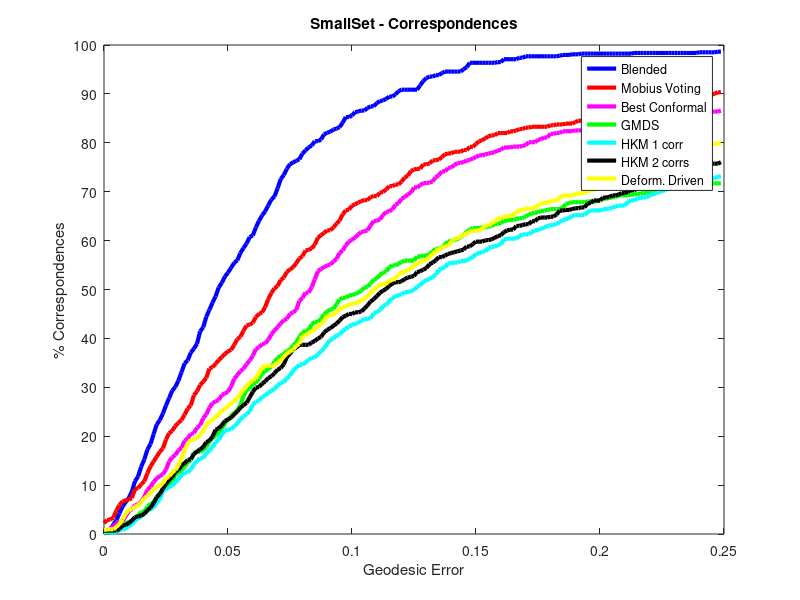
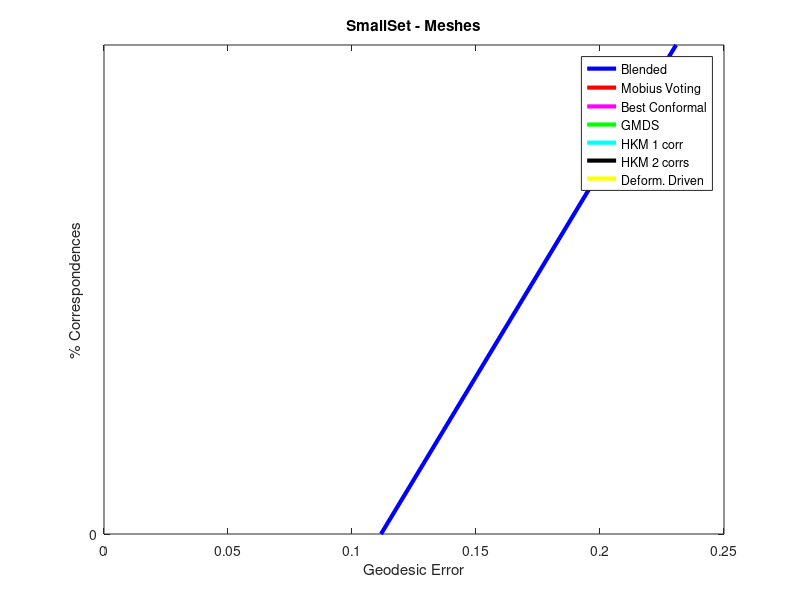
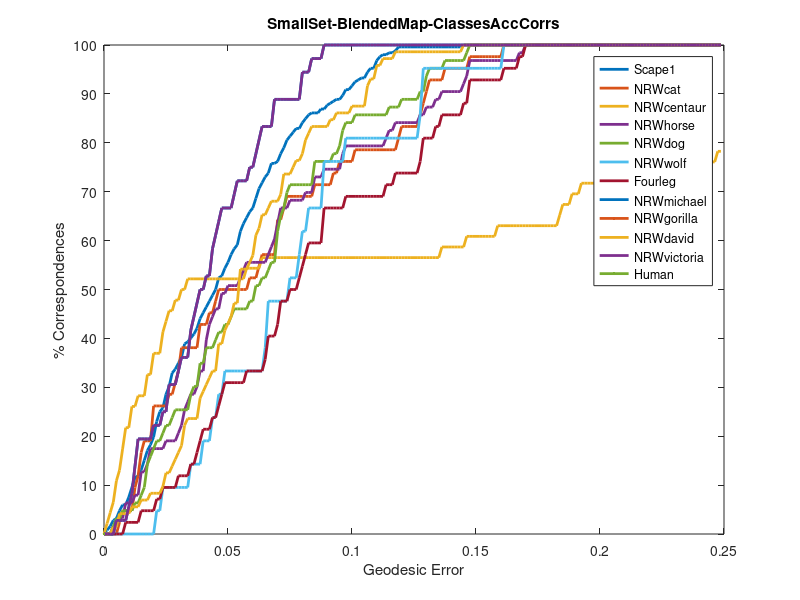
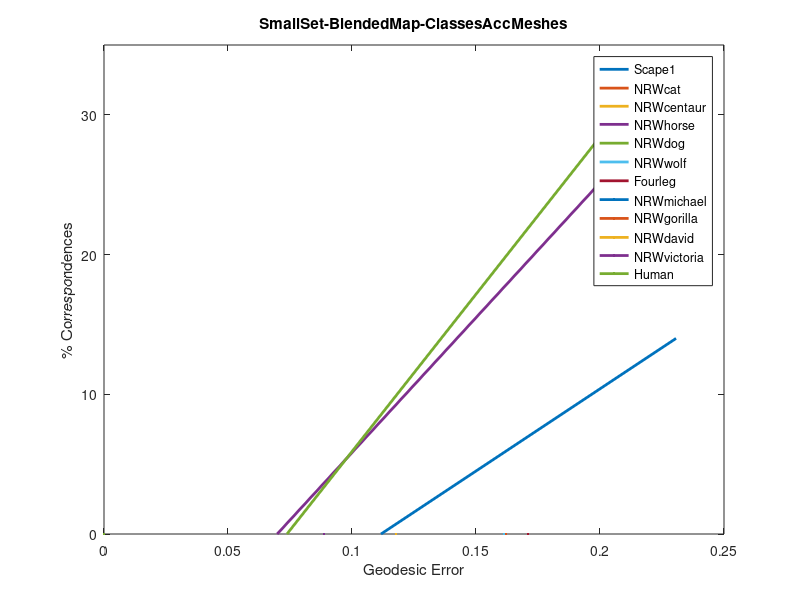

Here is the MATLAB script that generated these plots, in order:
figT1 = figure('Position', [0 0 1100 600]);
plot([0 0.00125 0.0025 0.00375 0.005 0.00625 0.0075 0.00875 0.01 0.01125 0.0125 0.01375 0.015 0.01625 0.0175 0.01875 0.02 0.02125 0.0225 0.02375 0.025 0.02625 0.0275 0.02875 0.03 0.03125 0.0325 0.03375 0.035 0.03625 0.0375 0.03875 0.04 0.04125 0.0425 0.04375 0.045 0.04625 0.0475 0.04875 0.05 0.05125 0.0525 0.05375 0.055 0.05625 0.0575 0.05875 0.06 0.06125 0.0625 0.06375 0.065 0.06625 0.0675 0.06875 0.07 0.07125 0.0725 0.07375 0.075 0.07625 0.0775 0.07875 0.08 0.08125 0.0825 0.08375 0.085 0.08625 0.0875 0.08875 0.09 0.09125 0.0925 0.09375 0.095 0.09625 0.0975 0.09875 0.1 0.10125 0.1025 0.10375 0.105 0.10625 0.1075 0.10875 0.11 0.11125 0.1125 0.11375 0.115 0.11625 0.1175 0.11875 0.12 0.12125 0.1225 0.12375 0.125 0.12625 0.1275 0.12875 0.13 0.13125 0.1325 0.13375 0.135 0.13625 0.1375 0.13875 0.14 0.14125 0.1425 0.14375 0.145 0.14625 0.1475 0.14875 0.15 0.15125 0.1525 0.15375 0.155 0.15625 0.1575 0.15875 0.16 0.16125 0.1625 0.16375 0.165 0.16625 0.1675 0.16875 0.17 0.17125 0.1725 0.17375 0.175 0.17625 0.1775 0.17875 0.18 0.18125 0.1825 0.18375 0.185 0.18625 0.1875 0.18875 0.19 0.19125 0.1925 0.19375 0.195 0.19625 0.1975 0.19875 0.2 0.20125 0.2025 0.20375 0.205 0.20625 0.2075 0.20875 0.21 0.21125 0.2125 0.21375 0.215 0.21625 0.2175 0.21875 0.22 0.22125 0.2225 0.22375 0.225 0.22625 0.2275 0.22875 0.23 0.23125 0.2325 0.23375 0.235 0.23625 0.2375 0.23875 0.24 0.24125 0.2425 0.24375 0.245 0.24625 0.2475 0.24875 ], [0.173611 0.483092 0.966184 1.92051 2.83709 4.26264 5.65045 6.51743 7.38548 8.69889 10.807 11.7613 13.7703 15.2336 17.2662 18.3823 20.4149 22.3991 23.2671 24.6549 26.3037 27.7789 29.2918 30.0725 31.3621 33.0853 34.8958 35.5029 37.0902 37.9087 38.9008 41.4305 42.249 44.4315 45.8452 47.3085 48.5982 50.4087 51.3511 52.6408 53.4593 54.4513 55.4434 55.9642 57.4771 58.4692 59.4235 60.7132 61.0604 62.6973 64.0366 65.1646 65.983 67.2231 68.3888 69.0336 70.6953 72.5802 73.3987 74.6884 75.6308 75.978 76.3253 76.6229 77.7886 78.4334 79.0782 79.4255 80.3183 80.3183 80.6655 81.732 82.0792 82.2528 82.7241 82.8977 83.1953 84.1378 85.2538 85.2538 85.6011 86.2459 86.4195 86.5931 86.5931 87.114 87.4612 87.4612 88.1556 88.5028 88.6765 88.9741 89.4453 89.4453 89.9165 90.5614 90.859 90.859 90.859 90.859 90.859 90.859 91.7519 92.6447 93.2399 93.5376 93.5376 93.8352 93.8352 94.2687 94.5663 94.5663 94.5663 94.5663 94.5663 94.5663 95.0375 95.471 96.3639 96.3639 96.3639 96.3639 96.3639 96.3639 96.3639 96.3639 96.3639 96.4997 96.4997 97.095 97.095 97.095 97.095 97.095 97.3926 97.3926 97.6902 97.6902 97.6902 97.6902 97.6902 97.6902 97.6902 97.6902 97.6902 97.6902 97.6902 97.8261 97.962 97.962 97.962 98.0978 98.0978 98.0978 98.2337 98.2337 98.2337 98.2337 98.2337 98.2337 98.2337 98.2337 98.2337 98.2337 98.2337 98.2337 98.2337 98.2337 98.2337 98.2337 98.2337 98.3696 98.3696 98.3696 98.3696 98.3696 98.3696 98.3696 98.3696 98.3696 98.3696 98.3696 98.3696 98.3696 98.3696 98.3696 98.3696 98.3696 98.3696 98.3696 98.3696 98.3696 98.5054 98.5054 98.5054 98.5054 98.5054 98.5054 98.6413 98.6413 ], '-b', 'LineWidth', 3);
hold all;
plot([0 0.00125 0.0025 0.00375 0.005 0.00625 0.0075 0.00875 0.01 0.01125 0.0125 0.01375 0.015 0.01625 0.0175 0.01875 0.02 0.02125 0.0225 0.02375 0.025 0.02625 0.0275 0.02875 0.03 0.03125 0.0325 0.03375 0.035 0.03625 0.0375 0.03875 0.04 0.04125 0.0425 0.04375 0.045 0.04625 0.0475 0.04875 0.05 0.05125 0.0525 0.05375 0.055 0.05625 0.0575 0.05875 0.06 0.06125 0.0625 0.06375 0.065 0.06625 0.0675 0.06875 0.07 0.07125 0.0725 0.07375 0.075 0.07625 0.0775 0.07875 0.08 0.08125 0.0825 0.08375 0.085 0.08625 0.0875 0.08875 0.09 0.09125 0.0925 0.09375 0.095 0.09625 0.0975 0.09875 0.1 0.10125 0.1025 0.10375 0.105 0.10625 0.1075 0.10875 0.11 0.11125 0.1125 0.11375 0.115 0.11625 0.1175 0.11875 0.12 0.12125 0.1225 0.12375 0.125 0.12625 0.1275 0.12875 0.13 0.13125 0.1325 0.13375 0.135 0.13625 0.1375 0.13875 0.14 0.14125 0.1425 0.14375 0.145 0.14625 0.1475 0.14875 0.15 0.15125 0.1525 0.15375 0.155 0.15625 0.1575 0.15875 0.16 0.16125 0.1625 0.16375 0.165 0.16625 0.1675 0.16875 0.17 0.17125 0.1725 0.17375 0.175 0.17625 0.1775 0.17875 0.18 0.18125 0.1825 0.18375 0.185 0.18625 0.1875 0.18875 0.19 0.19125 0.1925 0.19375 0.195 0.19625 0.1975 0.19875 0.2 0.20125 0.2025 0.20375 0.205 0.20625 0.2075 0.20875 0.21 0.21125 0.2125 0.21375 0.215 0.21625 0.2175 0.21875 0.22 0.22125 0.2225 0.22375 0.225 0.22625 0.2275 0.22875 0.23 0.23125 0.2325 0.23375 0.235 0.23625 0.2375 0.23875 0.24 0.24125 0.2425 0.24375 0.245 0.24625 0.2475 0.24875 ], [2.22999 2.83709 2.97296 3.32018 4.79533 5.92327 6.69212 6.86573 7.03934 7.34882 9.196 9.36961 10.1622 10.7811 12.4418 13.8296 14.8216 15.8256 16.8295 17.4862 19.3215 20.6112 21.0824 22.0745 22.7193 23.3264 24.3929 25.6448 26.3015 28.3719 29.1904 30.4423 31.1476 31.9283 33.8251 34.1345 34.7912 35.5719 36.179 36.8239 37.3447 37.6542 38.6463 39.8615 40.3328 41.5729 42.6512 42.8248 43.172 44.4121 45.0073 45.3168 46.4329 48.0687 49.2829 50.2372 50.7085 51.9485 52.4198 53.6221 54.0933 54.5646 55.383 56.3255 56.7967 57.9624 58.0983 58.4077 59.1766 60.5903 61.1111 61.5823 62.1032 62.1032 62.6984 63.4673 64.1121 65.4018 66.1706 66.3442 67.1131 67.4603 67.7579 68.1052 68.2788 68.2788 68.9236 69.0972 69.0972 69.7917 69.9653 70.4365 71.131 71.131 71.4782 71.4782 72.0734 72.8919 73.2391 74.2312 74.5288 74.7024 74.7024 75.5952 75.5952 75.7688 76.4137 76.4137 76.5873 77.0585 77.6538 77.8274 77.8274 78.1746 78.1746 78.1746 78.5218 78.5218 79.1667 79.1667 79.8115 80.2827 80.5804 80.878 81.3492 81.5228 81.5228 81.994 81.994 81.994 81.994 82.3413 82.3413 82.5149 82.8125 82.8125 83.1101 83.1101 83.2837 83.2837 83.2837 83.2837 83.2837 83.2837 83.5813 83.5813 83.755 83.755 83.755 83.9286 83.9286 83.9286 84.2262 84.5238 84.5238 84.8214 85.1687 85.6399 85.6399 85.8135 85.8135 86.4583 86.4583 86.4583 86.6319 86.6319 86.6319 86.6319 86.6319 87.2768 87.2768 87.2768 87.5744 87.5744 87.5744 87.5744 87.9216 87.9216 87.9216 87.9216 87.9216 88.0952 88.0952 88.3929 88.5665 88.5665 88.5665 88.5665 88.5665 88.7401 88.7401 88.9137 89.0873 89.0873 89.2609 89.5585 89.8562 90.0298 90.3274 90.3274 ], '-r', 'LineWidth', 3);
hold all;
plot([0 0.00125 0.0025 0.00375 0.005 0.00625 0.0075 0.00875 0.01 0.01125 0.0125 0.01375 0.015 0.01625 0.0175 0.01875 0.02 0.02125 0.0225 0.02375 0.025 0.02625 0.0275 0.02875 0.03 0.03125 0.0325 0.03375 0.035 0.03625 0.0375 0.03875 0.04 0.04125 0.0425 0.04375 0.045 0.04625 0.0475 0.04875 0.05 0.05125 0.0525 0.05375 0.055 0.05625 0.0575 0.05875 0.06 0.06125 0.0625 0.06375 0.065 0.06625 0.0675 0.06875 0.07 0.07125 0.0725 0.07375 0.075 0.07625 0.0775 0.07875 0.08 0.08125 0.0825 0.08375 0.085 0.08625 0.0875 0.08875 0.09 0.09125 0.0925 0.09375 0.095 0.09625 0.0975 0.09875 0.1 0.10125 0.1025 0.10375 0.105 0.10625 0.1075 0.10875 0.11 0.11125 0.1125 0.11375 0.115 0.11625 0.1175 0.11875 0.12 0.12125 0.1225 0.12375 0.125 0.12625 0.1275 0.12875 0.13 0.13125 0.1325 0.13375 0.135 0.13625 0.1375 0.13875 0.14 0.14125 0.1425 0.14375 0.145 0.14625 0.1475 0.14875 0.15 0.15125 0.1525 0.15375 0.155 0.15625 0.1575 0.15875 0.16 0.16125 0.1625 0.16375 0.165 0.16625 0.1675 0.16875 0.17 0.17125 0.1725 0.17375 0.175 0.17625 0.1775 0.17875 0.18 0.18125 0.1825 0.18375 0.185 0.18625 0.1875 0.18875 0.19 0.19125 0.1925 0.19375 0.195 0.19625 0.1975 0.19875 0.2 0.20125 0.2025 0.20375 0.205 0.20625 0.2075 0.20875 0.21 0.21125 0.2125 0.21375 0.215 0.21625 0.2175 0.21875 0.22 0.22125 0.2225 0.22375 0.225 0.22625 0.2275 0.22875 0.23 0.23125 0.2325 0.23375 0.235 0.23625 0.2375 0.23875 0.24 0.24125 0.2425 0.24375 0.245 0.24625 0.2475 0.24875 ], [0.13587 0.271739 1.01471 1.65955 2.13078 2.53839 2.53839 3.65446 4.62064 5.10374 5.88445 6.05806 6.62742 7.61948 9.03317 9.64027 10.6323 11.3872 11.8584 12.2056 13.1599 14.8464 15.6649 16.148 17.1023 17.6231 19.0864 19.5199 20.4624 20.636 21.7521 22.2233 23.6866 24.4673 25.8314 26.7739 27.1211 27.3928 28.4345 28.7321 29.0793 30.1458 31.7331 32.5019 33.3204 33.8035 34.7459 35.4771 36.4195 37.8332 38.1804 38.8253 38.9611 39.73 40.8461 41.6645 42.3094 43.0782 43.6853 44.0325 45.0246 45.3222 45.7934 47.6784 48.1992 49.3649 49.3649 50.4809 52.0682 53.7418 54.2249 54.5721 54.9193 55.093 55.7378 56.2586 57.4728 57.9937 59.0353 59.8042 60.1514 60.6226 61.2675 61.7387 61.9123 62.0859 63.078 64.0323 64.0323 64.3299 65.2346 65.8299 66.0035 66.3507 67.3428 67.6404 68.5829 68.8805 69.4876 69.7852 70.8517 70.8517 71.3229 71.7941 71.7941 71.7941 72.1413 72.9102 73.3814 74.1503 74.1503 74.807 74.9806 75.4141 75.8853 75.8853 76.0589 76.3684 76.5043 76.8019 77.0995 77.4467 77.4467 77.6203 77.794 77.9298 78.1034 78.4011 78.5747 79.0459 79.0459 79.0459 79.2195 79.2195 79.2195 79.3554 79.529 80.1242 80.1242 80.1242 80.5955 80.7691 81.0785 81.0785 81.8474 81.8474 82.021 82.021 82.3682 82.3682 82.3682 82.3682 82.5418 82.5418 82.5418 82.7155 82.7155 82.8891 82.8891 82.8891 82.8891 82.8891 83.0627 83.0627 83.4099 83.4099 83.4099 83.4099 83.4099 83.5835 83.9307 84.2283 84.2283 84.526 84.6996 84.6996 84.6996 84.6996 84.6996 84.8732 84.8732 84.8732 84.8732 84.8732 84.8732 84.8732 84.8732 84.8732 85.3444 85.518 85.6916 85.6916 86.0389 86.0389 86.2125 86.3861 86.3861 86.3861 86.3861 86.5597 ], '-m', 'LineWidth', 3);
hold all;
plot([0 0.00125 0.0025 0.00375 0.005 0.00625 0.0075 0.00875 0.01 0.01125 0.0125 0.01375 0.015 0.01625 0.0175 0.01875 0.02 0.02125 0.0225 0.02375 0.025 0.02625 0.0275 0.02875 0.03 0.03125 0.0325 0.03375 0.035 0.03625 0.0375 0.03875 0.04 0.04125 0.0425 0.04375 0.045 0.04625 0.0475 0.04875 0.05 0.05125 0.0525 0.05375 0.055 0.05625 0.0575 0.05875 0.06 0.06125 0.0625 0.06375 0.065 0.06625 0.0675 0.06875 0.07 0.07125 0.0725 0.07375 0.075 0.07625 0.0775 0.07875 0.08 0.08125 0.0825 0.08375 0.085 0.08625 0.0875 0.08875 0.09 0.09125 0.0925 0.09375 0.095 0.09625 0.0975 0.09875 0.1 0.10125 0.1025 0.10375 0.105 0.10625 0.1075 0.10875 0.11 0.11125 0.1125 0.11375 0.115 0.11625 0.1175 0.11875 0.12 0.12125 0.1225 0.12375 0.125 0.12625 0.1275 0.12875 0.13 0.13125 0.1325 0.13375 0.135 0.13625 0.1375 0.13875 0.14 0.14125 0.1425 0.14375 0.145 0.14625 0.1475 0.14875 0.15 0.15125 0.1525 0.15375 0.155 0.15625 0.1575 0.15875 0.16 0.16125 0.1625 0.16375 0.165 0.16625 0.1675 0.16875 0.17 0.17125 0.1725 0.17375 0.175 0.17625 0.1775 0.17875 0.18 0.18125 0.1825 0.18375 0.185 0.18625 0.1875 0.18875 0.19 0.19125 0.1925 0.19375 0.195 0.19625 0.1975 0.19875 0.2 0.20125 0.2025 0.20375 0.205 0.20625 0.2075 0.20875 0.21 0.21125 0.2125 0.21375 0.215 0.21625 0.2175 0.21875 0.22 0.22125 0.2225 0.22375 0.225 0.22625 0.2275 0.22875 0.23 0.23125 0.2325 0.23375 0.235 0.23625 0.2375 0.23875 0.24 0.24125 0.2425 0.24375 0.245 0.24625 0.2475 0.24875 ], [0.347222 0.347222 0.347222 0.644841 0.818452 1.16567 1.5129 2.1696 2.47908 2.65269 3.34714 3.79249 4.5732 4.5732 5.57712 6.15834 6.50556 7.44802 8.40235 8.8477 9.46666 9.94975 10.7186 12.1442 12.4536 13.0489 13.7056 14.6222 15.143 16.6063 16.7799 16.7799 17.2511 17.7342 18.9603 19.6051 20.1259 20.8689 21.5256 22.604 23.3847 24.0414 24.8717 25.1693 26.4212 28.1822 29.5214 29.695 30.6871 30.8607 31.8528 32.7694 33.3646 33.6741 34.3189 35.2355 35.9666 36.4497 36.7592 37.528 37.6639 38.6064 39.0895 40.3414 41.1102 41.6311 41.6311 42.9208 43.392 43.392 43.9872 44.892 45.5368 45.884 46.0576 47.0001 47.9544 48.3016 48.3016 48.8225 48.8225 49.1201 49.2937 49.7649 50.4098 50.5834 51.2282 52.0467 52.2203 52.9891 53.4604 53.634 54.5764 54.9237 54.9237 55.2709 55.6181 55.9157 55.9157 55.9157 55.9157 56.7342 56.7342 56.9078 56.9078 57.2054 57.8006 58.2719 58.4455 58.4455 59.2639 59.7848 59.9584 60.132 60.3056 60.6528 61.1737 61.7808 62.252 62.5496 62.5496 62.5496 62.7232 62.7232 62.8968 62.8968 63.4177 63.4177 63.5913 64.0625 64.0625 64.2361 64.2361 64.4097 64.5833 64.5833 64.9306 65.2778 65.5754 65.749 65.749 66.0962 66.0962 66.2698 66.4435 66.4435 66.4435 66.4435 66.7411 67.5099 67.6835 67.8571 67.8571 67.8571 67.8571 67.8571 68.0308 68.0308 68.0308 68.0308 68.2044 68.5516 68.5516 68.7252 68.8988 68.8988 69.246 69.246 69.246 69.246 69.4196 69.4196 69.5933 69.5933 69.7669 69.7669 69.9405 69.9405 70.4117 70.8829 70.8829 71.0565 71.2302 71.2302 71.2302 71.2302 71.2302 71.4038 71.4038 71.4038 71.4038 71.4038 71.7014 71.7014 71.7014 71.7014 71.7014 71.7014 71.7014 71.7014 ], '-g', 'LineWidth', 3);
hold all;
plot([0 0.00125 0.0025 0.00375 0.005 0.00625 0.0075 0.00875 0.01 0.01125 0.0125 0.01375 0.015 0.01625 0.0175 0.01875 0.02 0.02125 0.0225 0.02375 0.025 0.02625 0.0275 0.02875 0.03 0.03125 0.0325 0.03375 0.035 0.03625 0.0375 0.03875 0.04 0.04125 0.0425 0.04375 0.045 0.04625 0.0475 0.04875 0.05 0.05125 0.0525 0.05375 0.055 0.05625 0.0575 0.05875 0.06 0.06125 0.0625 0.06375 0.065 0.06625 0.0675 0.06875 0.07 0.07125 0.0725 0.07375 0.075 0.07625 0.0775 0.07875 0.08 0.08125 0.0825 0.08375 0.085 0.08625 0.0875 0.08875 0.09 0.09125 0.0925 0.09375 0.095 0.09625 0.0975 0.09875 0.1 0.10125 0.1025 0.10375 0.105 0.10625 0.1075 0.10875 0.11 0.11125 0.1125 0.11375 0.115 0.11625 0.1175 0.11875 0.12 0.12125 0.1225 0.12375 0.125 0.12625 0.1275 0.12875 0.13 0.13125 0.1325 0.13375 0.135 0.13625 0.1375 0.13875 0.14 0.14125 0.1425 0.14375 0.145 0.14625 0.1475 0.14875 0.15 0.15125 0.1525 0.15375 0.155 0.15625 0.1575 0.15875 0.16 0.16125 0.1625 0.16375 0.165 0.16625 0.1675 0.16875 0.17 0.17125 0.1725 0.17375 0.175 0.17625 0.1775 0.17875 0.18 0.18125 0.1825 0.18375 0.185 0.18625 0.1875 0.18875 0.19 0.19125 0.1925 0.19375 0.195 0.19625 0.1975 0.19875 0.2 0.20125 0.2025 0.20375 0.205 0.20625 0.2075 0.20875 0.21 0.21125 0.2125 0.21375 0.215 0.21625 0.2175 0.21875 0.22 0.22125 0.2225 0.22375 0.225 0.22625 0.2275 0.22875 0.23 0.23125 0.2325 0.23375 0.235 0.23625 0.2375 0.23875 0.24 0.24125 0.2425 0.24375 0.245 0.24625 0.2475 0.24875 ], [0.347222 0.347222 0.347222 0.347222 0.347222 0.868056 0.868056 1.17754 1.52476 2.04559 2.74004 3.21127 3.55849 4.20333 4.82229 5.16951 5.30538 6.48292 6.95415 8.81319 9.16041 9.6435 9.81712 10.6097 11.1305 12.0848 12.5679 12.5679 13.2246 14.2167 15.0093 15.4924 15.4924 16.4844 17.0797 17.7245 18.7651 19.2363 20.3265 21.0954 21.4048 21.4048 22.0119 22.6072 23.5119 24.0327 24.504 25.1229 26.4126 27.0693 27.2429 28.111 28.2469 28.9413 29.2885 29.6357 30.4165 30.8877 31.0613 31.8916 32.3747 33.4908 33.962 34.6068 34.6068 35.0781 35.5989 36.082 36.082 36.7387 37.3339 37.9788 38.9212 39.6901 39.9996 40.6067 40.7803 41.5987 41.8964 42.4172 42.7148 43.062 43.062 43.7069 43.8805 44.0541 44.0541 45.1702 45.3438 45.815 46.5839 46.9311 47.5004 48.2693 48.5669 48.8645 49.0004 49.4716 49.4716 49.6452 49.9547 50.5499 50.8972 51.5916 51.9011 52.1987 52.5459 53.0172 54.0092 54.3565 54.5301 55.2989 55.4725 55.4725 55.4725 55.8197 55.8197 55.9934 56.291 56.6382 57.283 57.4567 57.7543 57.7543 58.5231 58.6967 58.6967 59.168 59.168 60.2344 60.408 60.408 60.408 60.408 60.9289 61.2761 61.2761 61.2761 61.7473 62.0449 62.2186 62.3922 62.6898 62.9874 63.161 63.161 63.4586 63.7563 64.2275 64.3634 64.537 65.0578 65.2314 65.2314 65.2314 65.2314 65.8763 66.1739 66.1739 66.1739 66.1739 66.3475 66.5211 66.5211 66.6947 66.9923 67.1659 67.1659 67.1659 67.9348 68.2324 68.2324 68.5796 68.7532 68.7532 68.9268 69.1005 69.5717 69.5717 70.0429 70.0429 70.3405 70.6382 70.6382 70.6382 70.6382 70.6382 70.8118 71.283 71.4566 71.4566 71.4566 71.4566 71.4566 72.0518 72.3495 72.6471 72.9447 72.9447 73.2423 ], '-c', 'LineWidth', 3);
hold all;
plot([0 0.00125 0.0025 0.00375 0.005 0.00625 0.0075 0.00875 0.01 0.01125 0.0125 0.01375 0.015 0.01625 0.0175 0.01875 0.02 0.02125 0.0225 0.02375 0.025 0.02625 0.0275 0.02875 0.03 0.03125 0.0325 0.03375 0.035 0.03625 0.0375 0.03875 0.04 0.04125 0.0425 0.04375 0.045 0.04625 0.0475 0.04875 0.05 0.05125 0.0525 0.05375 0.055 0.05625 0.0575 0.05875 0.06 0.06125 0.0625 0.06375 0.065 0.06625 0.0675 0.06875 0.07 0.07125 0.0725 0.07375 0.075 0.07625 0.0775 0.07875 0.08 0.08125 0.0825 0.08375 0.085 0.08625 0.0875 0.08875 0.09 0.09125 0.0925 0.09375 0.095 0.09625 0.0975 0.09875 0.1 0.10125 0.1025 0.10375 0.105 0.10625 0.1075 0.10875 0.11 0.11125 0.1125 0.11375 0.115 0.11625 0.1175 0.11875 0.12 0.12125 0.1225 0.12375 0.125 0.12625 0.1275 0.12875 0.13 0.13125 0.1325 0.13375 0.135 0.13625 0.1375 0.13875 0.14 0.14125 0.1425 0.14375 0.145 0.14625 0.1475 0.14875 0.15 0.15125 0.1525 0.15375 0.155 0.15625 0.1575 0.15875 0.16 0.16125 0.1625 0.16375 0.165 0.16625 0.1675 0.16875 0.17 0.17125 0.1725 0.17375 0.175 0.17625 0.1775 0.17875 0.18 0.18125 0.1825 0.18375 0.185 0.18625 0.1875 0.18875 0.19 0.19125 0.1925 0.19375 0.195 0.19625 0.1975 0.19875 0.2 0.20125 0.2025 0.20375 0.205 0.20625 0.2075 0.20875 0.21 0.21125 0.2125 0.21375 0.215 0.21625 0.2175 0.21875 0.22 0.22125 0.2225 0.22375 0.225 0.22625 0.2275 0.22875 0.23 0.23125 0.2325 0.23375 0.235 0.23625 0.2375 0.23875 0.24 0.24125 0.2425 0.24375 0.245 0.24625 0.2475 0.24875 ], [0.694444 0.694444 0.694444 0.694444 0.694444 1.04167 1.73611 1.87198 2.2192 2.74004 3.43448 3.60809 3.7817 4.12893 4.87189 5.39273 6.30931 7.52351 8.16835 9.30814 10.1762 11.1305 11.6018 12.7415 13.0888 14.0053 14.4884 15.1333 15.2692 16.3852 16.8306 17.3137 17.7849 18.777 19.1242 19.893 21.3186 21.6162 22.2352 23.1032 23.4504 23.7977 24.4544 25.0496 25.8303 26.3511 26.8224 27.9503 29.0782 29.9086 30.0822 30.727 31.2101 31.9045 32.2518 32.8966 33.5911 33.9383 34.719 36.1941 36.8508 37.7933 38.0909 38.6862 38.6862 38.6862 38.6862 39.1693 39.4669 39.9877 40.2853 41.2278 41.7486 42.0958 42.5789 43.0124 43.6573 44.3517 44.6493 44.9965 44.9965 45.3438 45.3438 45.5174 46.1126 46.7575 47.5382 48.0094 48.6542 49.2991 49.7703 50.1175 50.7246 51.1959 51.4935 51.4935 51.6671 52.1383 52.4359 52.6096 52.7832 53.552 53.7256 54.0729 54.3823 55.1512 55.4984 55.9696 56.6263 56.6263 56.9358 57.283 57.4567 57.6303 57.8039 57.9775 58.1511 58.7959 58.7959 59.3168 59.788 59.788 59.788 60.0856 60.0856 60.2592 60.5568 60.9041 61.0777 61.7225 62.0697 62.2434 62.2434 63.0122 63.0122 63.1858 63.3594 63.3594 63.9547 63.9547 64.5499 64.7235 64.7235 64.7235 64.8971 64.8971 65.3684 66.1372 66.1372 66.2731 66.2731 66.4467 66.6203 66.6203 66.7939 66.7939 67.5628 67.7364 68.2076 68.2076 68.2076 68.8028 68.8028 68.9387 69.2363 69.2363 69.4099 69.7076 69.7076 70.0052 70.3028 70.3028 70.6004 71.0716 71.0716 71.5429 71.8405 72.1381 72.7334 72.7334 72.7334 73.3782 73.3782 73.3782 73.3782 73.3782 73.5518 73.7254 74.1966 74.1966 74.1966 74.1966 74.1966 74.1966 74.4943 75.3871 75.7343 75.7343 75.7343 76.032 ], '-k', 'LineWidth', 3);
hold all;
plot([0 0.00125 0.0025 0.00375 0.005 0.00625 0.0075 0.00875 0.01 0.01125 0.0125 0.01375 0.015 0.01625 0.0175 0.01875 0.02 0.02125 0.0225 0.02375 0.025 0.02625 0.0275 0.02875 0.03 0.03125 0.0325 0.03375 0.035 0.03625 0.0375 0.03875 0.04 0.04125 0.0425 0.04375 0.045 0.04625 0.0475 0.04875 0.05 0.05125 0.0525 0.05375 0.055 0.05625 0.0575 0.05875 0.06 0.06125 0.0625 0.06375 0.065 0.06625 0.0675 0.06875 0.07 0.07125 0.0725 0.07375 0.075 0.07625 0.0775 0.07875 0.08 0.08125 0.0825 0.08375 0.085 0.08625 0.0875 0.08875 0.09 0.09125 0.0925 0.09375 0.095 0.09625 0.0975 0.09875 0.1 0.10125 0.1025 0.10375 0.105 0.10625 0.1075 0.10875 0.11 0.11125 0.1125 0.11375 0.115 0.11625 0.1175 0.11875 0.12 0.12125 0.1225 0.12375 0.125 0.12625 0.1275 0.12875 0.13 0.13125 0.1325 0.13375 0.135 0.13625 0.1375 0.13875 0.14 0.14125 0.1425 0.14375 0.145 0.14625 0.1475 0.14875 0.15 0.15125 0.1525 0.15375 0.155 0.15625 0.1575 0.15875 0.16 0.16125 0.1625 0.16375 0.165 0.16625 0.1675 0.16875 0.17 0.17125 0.1725 0.17375 0.175 0.17625 0.1775 0.17875 0.18 0.18125 0.1825 0.18375 0.185 0.18625 0.1875 0.18875 0.19 0.19125 0.1925 0.19375 0.195 0.19625 0.1975 0.19875 0.2 0.20125 0.2025 0.20375 0.205 0.20625 0.2075 0.20875 0.21 0.21125 0.2125 0.21375 0.215 0.21625 0.2175 0.21875 0.22 0.22125 0.2225 0.22375 0.225 0.22625 0.2275 0.22875 0.23 0.23125 0.2325 0.23375 0.235 0.23625 0.2375 0.23875 0.24 0.24125 0.2425 0.24375 0.245 0.24625 0.2475 0.24875 ], [0.780711 0.954322 0.954322 0.954322 1.42555 2.03265 2.97511 4.18931 4.79641 5.26764 5.44125 5.91248 6.43332 7.3499 7.69712 8.56517 9.0364 9.68125 9.85486 10.3261 11.4422 11.7894 12.5701 13.0909 14.0334 15.4471 17.1088 18.4729 19.2536 19.4272 19.6008 20.3697 21.0641 22.316 23.0849 23.3944 23.8656 24.5104 25.2049 25.5025 26.1969 26.6682 27.2375 27.8446 28.6631 29.4319 30.3 30.9448 31.5519 31.7255 32.9397 34.0558 34.403 34.403 34.403 34.403 35.1341 35.4814 36.2621 36.9069 37.3404 37.6876 38.5179 38.8652 40.5506 40.5506 41.12 41.4176 41.8888 42.4959 42.9671 43.5742 44.6903 44.6903 44.8639 45.3847 45.9918 46.3013 46.6486 46.8222 47.1198 47.1198 47.4293 47.7765 48.0741 48.5949 49.3756 49.8587 50.5154 50.9985 50.9985 51.1721 51.817 51.9906 52.1642 53.1185 53.428 53.7256 53.8992 54.4201 54.9032 55.2504 55.548 56.0192 56.0192 56.6641 57.3089 57.6561 58.4369 58.4369 58.9081 58.9081 59.7265 60.3714 60.545 60.7186 61.2394 61.413 61.8465 62.0201 62.0201 62.0201 62.4914 63.0866 63.0866 63.5578 63.8555 64.4507 64.7483 64.7483 65.0459 65.0459 65.2195 65.914 66.2116 66.2116 66.5588 66.5588 66.5588 66.7324 67.2037 67.6749 67.6749 67.6749 68.1461 68.1461 68.1461 68.8772 69.2245 69.2245 69.2245 69.2245 69.5717 69.5717 69.7453 69.7453 70.0429 70.3405 70.3405 70.5141 71.4566 71.6302 71.9774 72.6223 72.6223 72.9199 73.2175 73.9864 74.4576 75.0528 75.2264 75.2264 75.9953 76.2929 76.2929 76.2929 76.4665 76.9378 76.9378 77.2354 77.2354 77.2354 77.5826 77.8802 78.3514 78.3514 78.3514 78.3514 78.3514 78.8227 79.1203 79.2939 79.4675 79.6411 79.6411 79.6411 79.6411 79.8147 79.8147 79.9884 ], '-y', 'LineWidth', 3);
hold all;
xlabel('Geodesic Error');
ylabel('% Correspondences');
set(gca,'XTick',0:.05:.25);
set(gca,'YTick',0:10:100);
title('SmallSet - Correspondences');
legend('Blended', 'Mobius Voting', 'Best Conformal', 'GMDS', 'HKM 1 corr', 'HKM 2 corrs', 'Deform. Driven');
try
saveas(gcf, 'Results_SmallSet/matlabCTopSmallSet - Correspondences.jpg');
catch exception
	fprintf('[WARNING] Could not save Results_SmallSet/matlabCTopSmallSet - Correspondences\n');
end
figT2 = figure;
plot([0.111704 0.230663 ], [0 6 ], '-b', 'LineWidth', 3);
hold all;
plot([0 ], [0 ], '-r', 'LineWidth', 3);
hold all;
plot([0 ], [0 ], '-m', 'LineWidth', 3);
hold all;
plot([0 ], [0 ], '-g', 'LineWidth', 3);
hold all;
plot([0 ], [0 ], '-c', 'LineWidth', 3);
hold all;
plot([0 ], [0 ], '-k', 'LineWidth', 3);
hold all;
plot([0 ], [0 ], '-y', 'LineWidth', 3);
hold all;
xlabel('Geodesic Error');
ylabel('% Correspondences');
set(gca,'XTick',0:.05:.25);
set(gca,'YTick',0:10:100);
title('SmallSet - Meshes');
legend('Blended', 'Mobius Voting', 'Best Conformal', 'GMDS', 'HKM 1 corr', 'HKM 2 corrs', 'Deform. Driven');
try
saveas(gcf, 'Results_SmallSet/matlabCTopSmallSet - Meshes.jpg');
catch exception
	fprintf('[WARNING] Could not save Results_SmallSet/matlabCTopSmallSet - Meshes\n');
end
figT3 = figure;
plot([0 0.00125 0.0025 0.00375 0.005 0.00625 0.0075 0.00875 0.01 0.01125 0.0125 0.01375 0.015 0.01625 0.0175 0.01875 0.02 0.02125 0.0225 0.02375 0.025 0.02625 0.0275 0.02875 0.03 0.03125 0.0325 0.03375 0.035 0.03625 0.0375 0.03875 0.04 0.04125 0.0425 0.04375 0.045 0.04625 0.0475 0.04875 0.05 0.05125 0.0525 0.05375 0.055 0.05625 0.0575 0.05875 0.06 0.06125 0.0625 0.06375 0.065 0.06625 0.0675 0.06875 0.07 0.07125 0.0725 0.07375 0.075 0.07625 0.0775 0.07875 0.08 0.08125 0.0825 0.08375 0.085 0.08625 0.0875 0.08875 0.09 0.09125 0.0925 0.09375 0.095 0.09625 0.0975 0.09875 0.1 0.10125 0.1025 0.10375 0.105 0.10625 0.1075 0.10875 0.11 0.11125 0.1125 0.11375 0.115 0.11625 0.1175 0.11875 0.12 0.12125 0.1225 0.12375 0.125 0.12625 0.1275 0.12875 0.13 0.13125 0.1325 0.13375 0.135 0.13625 0.1375 0.13875 0.14 0.14125 0.1425 0.14375 0.145 0.14625 0.1475 0.14875 0.15 0.15125 0.1525 0.15375 0.155 0.15625 0.1575 0.15875 0.16 0.16125 0.1625 0.16375 0.165 0.16625 0.1675 0.16875 0.17 0.17125 0.1725 0.17375 0.175 0.17625 0.1775 0.17875 0.18 0.18125 0.1825 0.18375 0.185 0.18625 0.1875 0.18875 0.19 0.19125 0.1925 0.19375 0.195 0.19625 0.1975 0.19875 0.2 0.20125 0.2025 0.20375 0.205 0.20625 0.2075 0.20875 0.21 0.21125 0.2125 0.21375 0.215 0.21625 0.2175 0.21875 0.22 0.22125 0.2225 0.22375 0.225 0.22625 0.2275 0.22875 0.23 0.23125 0.2325 0.23375 0.235 0.23625 0.2375 0.23875 0.24 0.24125 0.2425 0.24375 0.245 0.24625 0.2475 0.24875 ], [0.396825 0.793651 1.5873 2.77778 3.1746 4.7619 5.95238 5.95238 7.53968 9.52381 11.5079 11.9048 13.0952 15.0794 17.0635 18.254 19.8413 23.0159 25 25.7937 28.5714 30.1587 32.9365 33.7302 34.9206 36.1111 38.8889 39.2857 40.0794 40.873 42.0635 44.0476 45.2381 46.4286 47.619 48.8095 50 52.381 52.7778 54.3651 55.5556 57.1429 58.3333 59.127 61.9048 63.4921 64.6825 65.873 66.6667 68.6508 70.6349 71.8254 73.0159 73.8095 75.7937 75.7937 76.1905 77.7778 78.9683 80.5556 81.3492 82.1429 82.9365 82.9365 84.127 84.9206 85.7143 86.1111 86.1111 86.1111 86.9048 86.9048 87.6984 88.0952 88.4921 88.8889 88.8889 89.6825 90.873 90.873 91.6667 92.4603 92.8571 93.254 93.254 94.4444 95.2381 95.2381 96.8254 97.619 98.0159 98.0159 98.4127 98.4127 98.8095 99.6032 99.6032 99.6032 99.6032 99.6032 99.6032 99.6032 99.6032 99.6032 99.6032 99.6032 99.6032 99.6032 99.6032 99.6032 99.6032 99.6032 99.6032 99.6032 99.6032 99.6032 100 100 100 100 100 100 100 100 100 100 100 100 100 100 100 100 100 100 100 100 100 100 100 100 100 100 100 100 100 100 100 100 100 100 100 100 100 100 100 100 100 100 100 100 100 100 100 100 100 100 100 100 100 100 100 100 100 100 100 100 100 100 100 100 100 100 100 100 100 100 100 100 100 100 100 100 100 100 100 100 100 100 100 100 ], 'LineWidth', 2);
hold all;
plot([0 0.00125 0.0025 0.00375 0.005 0.00625 0.0075 0.00875 0.01 0.01125 0.0125 0.01375 0.015 0.01625 0.0175 0.01875 0.02 0.02125 0.0225 0.02375 0.025 0.02625 0.0275 0.02875 0.03 0.03125 0.0325 0.03375 0.035 0.03625 0.0375 0.03875 0.04 0.04125 0.0425 0.04375 0.045 0.04625 0.0475 0.04875 0.05 0.05125 0.0525 0.05375 0.055 0.05625 0.0575 0.05875 0.06 0.06125 0.0625 0.06375 0.065 0.06625 0.0675 0.06875 0.07 0.07125 0.0725 0.07375 0.075 0.07625 0.0775 0.07875 0.08 0.08125 0.0825 0.08375 0.085 0.08625 0.0875 0.08875 0.09 0.09125 0.0925 0.09375 0.095 0.09625 0.0975 0.09875 0.1 0.10125 0.1025 0.10375 0.105 0.10625 0.1075 0.10875 0.11 0.11125 0.1125 0.11375 0.115 0.11625 0.1175 0.11875 0.12 0.12125 0.1225 0.12375 0.125 0.12625 0.1275 0.12875 0.13 0.13125 0.1325 0.13375 0.135 0.13625 0.1375 0.13875 0.14 0.14125 0.1425 0.14375 0.145 0.14625 0.1475 0.14875 0.15 0.15125 0.1525 0.15375 0.155 0.15625 0.1575 0.15875 0.16 0.16125 0.1625 0.16375 0.165 0.16625 0.1675 0.16875 0.17 0.17125 0.1725 0.17375 0.175 0.17625 0.1775 0.17875 0.18 0.18125 0.1825 0.18375 0.185 0.18625 0.1875 0.18875 0.19 0.19125 0.1925 0.19375 0.195 0.19625 0.1975 0.19875 0.2 0.20125 0.2025 0.20375 0.205 0.20625 0.2075 0.20875 0.21 0.21125 0.2125 0.21375 0.215 0.21625 0.2175 0.21875 0.22 0.22125 0.2225 0.22375 0.225 0.22625 0.2275 0.22875 0.23 0.23125 0.2325 0.23375 0.235 0.23625 0.2375 0.23875 0.24 0.24125 0.2425 0.24375 0.245 0.24625 0.2475 0.24875 ], [0 0 0 0 0 2.38095 4.7619 4.7619 4.7619 4.7619 9.52381 11.9048 16.6667 19.0476 19.0476 19.0476 26.1905 26.1905 26.1905 26.1905 26.1905 28.5714 28.5714 30.9524 33.3333 38.0952 38.0952 38.0952 38.0952 38.0952 38.0952 42.8571 42.8571 42.8571 45.2381 45.2381 47.619 50 50 50 50 50 50 50 50 50 50 52.381 52.381 52.381 54.7619 57.1429 57.1429 57.1429 57.1429 57.1429 64.2857 64.2857 66.6667 69.0476 69.0476 69.0476 69.0476 69.0476 69.0476 69.0476 69.0476 69.0476 71.4286 71.4286 71.4286 71.4286 71.4286 71.4286 73.8095 73.8095 76.1905 76.1905 76.1905 76.1905 76.1905 78.5714 78.5714 78.5714 78.5714 78.5714 78.5714 78.5714 78.5714 78.5714 78.5714 78.5714 78.5714 78.5714 78.5714 80.9524 83.3333 83.3333 83.3333 83.3333 83.3333 83.3333 85.7143 88.0952 90.4762 92.8571 92.8571 92.8571 92.8571 92.8571 95.2381 95.2381 95.2381 95.2381 95.2381 95.2381 95.2381 95.2381 97.619 97.619 97.619 97.619 97.619 97.619 97.619 97.619 97.619 97.619 97.619 100 100 100 100 100 100 100 100 100 100 100 100 100 100 100 100 100 100 100 100 100 100 100 100 100 100 100 100 100 100 100 100 100 100 100 100 100 100 100 100 100 100 100 100 100 100 100 100 100 100 100 100 100 100 100 100 100 100 100 100 100 100 100 100 100 100 100 100 100 100 100 ], 'LineWidth', 2);
hold all;
plot([0 0.00125 0.0025 0.00375 0.005 0.00625 0.0075 0.00875 0.01 0.01125 0.0125 0.01375 0.015 0.01625 0.0175 0.01875 0.02 0.02125 0.0225 0.02375 0.025 0.02625 0.0275 0.02875 0.03 0.03125 0.0325 0.03375 0.035 0.03625 0.0375 0.03875 0.04 0.04125 0.0425 0.04375 0.045 0.04625 0.0475 0.04875 0.05 0.05125 0.0525 0.05375 0.055 0.05625 0.0575 0.05875 0.06 0.06125 0.0625 0.06375 0.065 0.06625 0.0675 0.06875 0.07 0.07125 0.0725 0.07375 0.075 0.07625 0.0775 0.07875 0.08 0.08125 0.0825 0.08375 0.085 0.08625 0.0875 0.08875 0.09 0.09125 0.0925 0.09375 0.095 0.09625 0.0975 0.09875 0.1 0.10125 0.1025 0.10375 0.105 0.10625 0.1075 0.10875 0.11 0.11125 0.1125 0.11375 0.115 0.11625 0.1175 0.11875 0.12 0.12125 0.1225 0.12375 0.125 0.12625 0.1275 0.12875 0.13 0.13125 0.1325 0.13375 0.135 0.13625 0.1375 0.13875 0.14 0.14125 0.1425 0.14375 0.145 0.14625 0.1475 0.14875 0.15 0.15125 0.1525 0.15375 0.155 0.15625 0.1575 0.15875 0.16 0.16125 0.1625 0.16375 0.165 0.16625 0.1675 0.16875 0.17 0.17125 0.1725 0.17375 0.175 0.17625 0.1775 0.17875 0.18 0.18125 0.1825 0.18375 0.185 0.18625 0.1875 0.18875 0.19 0.19125 0.1925 0.19375 0.195 0.19625 0.1975 0.19875 0.2 0.20125 0.2025 0.20375 0.205 0.20625 0.2075 0.20875 0.21 0.21125 0.2125 0.21375 0.215 0.21625 0.2175 0.21875 0.22 0.22125 0.2225 0.22375 0.225 0.22625 0.2275 0.22875 0.23 0.23125 0.2325 0.23375 0.235 0.23625 0.2375 0.23875 0.24 0.24125 0.2425 0.24375 0.245 0.24625 0.2475 0.24875 ], [0 2.17391 4.34783 6.52174 10.8696 13.0435 17.3913 21.7391 21.7391 26.087 26.087 28.2609 28.2609 28.2609 32.6087 32.6087 36.9565 36.9565 36.9565 41.3043 43.4783 45.6522 45.6522 47.8261 47.8261 50 50 52.1739 52.1739 52.1739 52.1739 52.1739 52.1739 52.1739 52.1739 52.1739 52.1739 52.1739 52.1739 52.1739 52.1739 52.1739 52.1739 52.1739 52.1739 52.1739 54.3478 54.3478 54.3478 54.3478 54.3478 56.5217 56.5217 56.5217 56.5217 56.5217 56.5217 56.5217 56.5217 56.5217 56.5217 56.5217 56.5217 56.5217 56.5217 56.5217 56.5217 56.5217 56.5217 56.5217 56.5217 56.5217 56.5217 56.5217 56.5217 56.5217 56.5217 56.5217 56.5217 56.5217 56.5217 56.5217 56.5217 56.5217 56.5217 56.5217 56.5217 56.5217 56.5217 56.5217 56.5217 56.5217 56.5217 56.5217 56.5217 56.5217 56.5217 56.5217 56.5217 56.5217 56.5217 56.5217 56.5217 56.5217 56.5217 56.5217 56.5217 56.5217 56.5217 58.6957 58.6957 58.6957 58.6957 58.6957 58.6957 58.6957 58.6957 60.8696 60.8696 60.8696 60.8696 60.8696 60.8696 60.8696 60.8696 60.8696 60.8696 63.0435 63.0435 63.0435 63.0435 63.0435 63.0435 63.0435 63.0435 63.0435 63.0435 63.0435 63.0435 63.0435 63.0435 63.0435 63.0435 63.0435 63.0435 63.0435 63.0435 65.2174 67.3913 67.3913 67.3913 69.5652 69.5652 69.5652 71.7391 71.7391 71.7391 71.7391 71.7391 71.7391 71.7391 71.7391 71.7391 71.7391 71.7391 71.7391 71.7391 71.7391 71.7391 71.7391 71.7391 73.913 73.913 73.913 73.913 73.913 73.913 73.913 73.913 73.913 73.913 73.913 73.913 73.913 73.913 73.913 73.913 73.913 73.913 73.913 73.913 73.913 76.087 76.087 76.087 76.087 76.087 76.087 78.2609 78.2609 ], 'LineWidth', 2);
hold all;
plot([0 0.00125 0.0025 0.00375 0.005 0.00625 0.0075 0.00875 0.01 0.01125 0.0125 0.01375 0.015 0.01625 0.0175 0.01875 0.02 0.02125 0.0225 0.02375 0.025 0.02625 0.0275 0.02875 0.03 0.03125 0.0325 0.03375 0.035 0.03625 0.0375 0.03875 0.04 0.04125 0.0425 0.04375 0.045 0.04625 0.0475 0.04875 0.05 0.05125 0.0525 0.05375 0.055 0.05625 0.0575 0.05875 0.06 0.06125 0.0625 0.06375 0.065 0.06625 0.0675 0.06875 0.07 0.07125 0.0725 0.07375 0.075 0.07625 0.0775 0.07875 0.08 0.08125 0.0825 0.08375 0.085 0.08625 0.0875 0.08875 0.09 0.09125 0.0925 0.09375 0.095 0.09625 0.0975 0.09875 0.1 0.10125 0.1025 0.10375 0.105 0.10625 0.1075 0.10875 0.11 0.11125 0.1125 0.11375 0.115 0.11625 0.1175 0.11875 0.12 0.12125 0.1225 0.12375 0.125 0.12625 0.1275 0.12875 0.13 0.13125 0.1325 0.13375 0.135 0.13625 0.1375 0.13875 0.14 0.14125 0.1425 0.14375 0.145 0.14625 0.1475 0.14875 0.15 0.15125 0.1525 0.15375 0.155 0.15625 0.1575 0.15875 0.16 0.16125 0.1625 0.16375 0.165 0.16625 0.1675 0.16875 0.17 0.17125 0.1725 0.17375 0.175 0.17625 0.1775 0.17875 0.18 0.18125 0.1825 0.18375 0.185 0.18625 0.1875 0.18875 0.19 0.19125 0.1925 0.19375 0.195 0.19625 0.1975 0.19875 0.2 0.20125 0.2025 0.20375 0.205 0.20625 0.2075 0.20875 0.21 0.21125 0.2125 0.21375 0.215 0.21625 0.2175 0.21875 0.22 0.22125 0.2225 0.22375 0.225 0.22625 0.2275 0.22875 0.23 0.23125 0.2325 0.23375 0.235 0.23625 0.2375 0.23875 0.24 0.24125 0.2425 0.24375 0.245 0.24625 0.2475 0.24875 ], [0 0 0 1.5873 1.5873 3.1746 3.1746 6.34921 6.34921 6.34921 7.93651 7.93651 12.6984 12.6984 14.2857 17.4603 17.4603 17.4603 17.4603 17.4603 19.0476 19.0476 19.0476 19.0476 20.6349 22.2222 25.3968 26.9841 28.5714 28.5714 30.1587 33.3333 33.3333 39.6825 42.8571 44.4444 46.0317 46.0317 49.2063 49.2063 50.7937 50.7937 50.7937 50.7937 52.381 53.9683 55.5556 55.5556 55.5556 55.5556 55.5556 55.5556 55.5556 57.1429 58.7302 60.3175 63.4921 66.6667 66.6667 66.6667 68.254 68.254 68.254 68.254 68.254 69.8413 69.8413 69.8413 73.0159 73.0159 73.0159 74.6032 74.6032 74.6032 74.6032 74.6032 74.6032 77.7778 79.3651 79.3651 79.3651 79.3651 79.3651 79.3651 79.3651 79.3651 79.3651 79.3651 79.3651 79.3651 79.3651 80.9524 82.5397 82.5397 84.127 84.127 84.127 84.127 84.127 84.127 84.127 84.127 85.7143 85.7143 87.3016 87.3016 87.3016 88.8889 88.8889 90.4762 90.4762 90.4762 90.4762 90.4762 90.4762 90.4762 92.0635 93.6508 96.8254 96.8254 96.8254 96.8254 96.8254 96.8254 96.8254 96.8254 96.8254 96.8254 96.8254 96.8254 96.8254 96.8254 96.8254 96.8254 98.4127 98.4127 100 100 100 100 100 100 100 100 100 100 100 100 100 100 100 100 100 100 100 100 100 100 100 100 100 100 100 100 100 100 100 100 100 100 100 100 100 100 100 100 100 100 100 100 100 100 100 100 100 100 100 100 100 100 100 100 100 100 100 100 100 100 100 100 ], 'LineWidth', 2);
hold all;
plot([0 0.00125 0.0025 0.00375 0.005 0.00625 0.0075 0.00875 0.01 0.01125 0.0125 0.01375 0.015 0.01625 0.0175 0.01875 0.02 0.02125 0.0225 0.02375 0.025 0.02625 0.0275 0.02875 0.03 0.03125 0.0325 0.03375 0.035 0.03625 0.0375 0.03875 0.04 0.04125 0.0425 0.04375 0.045 0.04625 0.0475 0.04875 0.05 0.05125 0.0525 0.05375 0.055 0.05625 0.0575 0.05875 0.06 0.06125 0.0625 0.06375 0.065 0.06625 0.0675 0.06875 0.07 0.07125 0.0725 0.07375 0.075 0.07625 0.0775 0.07875 0.08 0.08125 0.0825 0.08375 0.085 0.08625 0.0875 0.08875 0.09 0.09125 0.0925 0.09375 0.095 0.09625 0.0975 0.09875 0.1 0.10125 0.1025 0.10375 0.105 0.10625 0.1075 0.10875 0.11 0.11125 0.1125 0.11375 0.115 0.11625 0.1175 0.11875 0.12 0.12125 0.1225 0.12375 0.125 0.12625 0.1275 0.12875 0.13 0.13125 0.1325 0.13375 0.135 0.13625 0.1375 0.13875 0.14 0.14125 0.1425 0.14375 0.145 0.14625 0.1475 0.14875 0.15 0.15125 0.1525 0.15375 0.155 0.15625 0.1575 0.15875 0.16 0.16125 0.1625 0.16375 0.165 0.16625 0.1675 0.16875 0.17 0.17125 0.1725 0.17375 0.175 0.17625 0.1775 0.17875 0.18 0.18125 0.1825 0.18375 0.185 0.18625 0.1875 0.18875 0.19 0.19125 0.1925 0.19375 0.195 0.19625 0.1975 0.19875 0.2 0.20125 0.2025 0.20375 0.205 0.20625 0.2075 0.20875 0.21 0.21125 0.2125 0.21375 0.215 0.21625 0.2175 0.21875 0.22 0.22125 0.2225 0.22375 0.225 0.22625 0.2275 0.22875 0.23 0.23125 0.2325 0.23375 0.235 0.23625 0.2375 0.23875 0.24 0.24125 0.2425 0.24375 0.245 0.24625 0.2475 0.24875 ], [0 0 0 1.5873 3.1746 3.1746 4.7619 4.7619 4.7619 4.7619 6.34921 6.34921 7.93651 9.52381 14.2857 15.873 17.4603 19.0476 19.0476 20.6349 22.2222 22.2222 23.8095 25.3968 25.3968 25.3968 25.3968 25.3968 28.5714 30.1587 30.1587 34.9206 34.9206 38.0952 38.0952 38.0952 39.6825 41.2698 41.2698 42.8571 42.8571 44.4444 46.0317 46.0317 46.0317 46.0317 46.0317 47.619 47.619 50.7937 50.7937 52.381 52.381 53.9683 55.5556 55.5556 61.9048 65.0794 66.6667 69.8413 71.4286 71.4286 71.4286 71.4286 71.4286 71.4286 71.4286 71.4286 76.1905 76.1905 76.1905 76.1905 76.1905 76.1905 77.7778 77.7778 79.3651 82.5397 84.127 84.127 84.127 85.7143 85.7143 85.7143 85.7143 85.7143 85.7143 85.7143 85.7143 85.7143 85.7143 85.7143 87.3016 87.3016 87.3016 87.3016 88.8889 88.8889 88.8889 88.8889 88.8889 88.8889 90.4762 90.4762 93.6508 95.2381 95.2381 95.2381 95.2381 95.2381 96.8254 96.8254 96.8254 96.8254 96.8254 96.8254 96.8254 98.4127 100 100 100 100 100 100 100 100 100 100 100 100 100 100 100 100 100 100 100 100 100 100 100 100 100 100 100 100 100 100 100 100 100 100 100 100 100 100 100 100 100 100 100 100 100 100 100 100 100 100 100 100 100 100 100 100 100 100 100 100 100 100 100 100 100 100 100 100 100 100 100 100 100 100 100 100 100 100 100 100 100 100 ], 'LineWidth', 2);
hold all;
plot([0 0.00125 0.0025 0.00375 0.005 0.00625 0.0075 0.00875 0.01 0.01125 0.0125 0.01375 0.015 0.01625 0.0175 0.01875 0.02 0.02125 0.0225 0.02375 0.025 0.02625 0.0275 0.02875 0.03 0.03125 0.0325 0.03375 0.035 0.03625 0.0375 0.03875 0.04 0.04125 0.0425 0.04375 0.045 0.04625 0.0475 0.04875 0.05 0.05125 0.0525 0.05375 0.055 0.05625 0.0575 0.05875 0.06 0.06125 0.0625 0.06375 0.065 0.06625 0.0675 0.06875 0.07 0.07125 0.0725 0.07375 0.075 0.07625 0.0775 0.07875 0.08 0.08125 0.0825 0.08375 0.085 0.08625 0.0875 0.08875 0.09 0.09125 0.0925 0.09375 0.095 0.09625 0.0975 0.09875 0.1 0.10125 0.1025 0.10375 0.105 0.10625 0.1075 0.10875 0.11 0.11125 0.1125 0.11375 0.115 0.11625 0.1175 0.11875 0.12 0.12125 0.1225 0.12375 0.125 0.12625 0.1275 0.12875 0.13 0.13125 0.1325 0.13375 0.135 0.13625 0.1375 0.13875 0.14 0.14125 0.1425 0.14375 0.145 0.14625 0.1475 0.14875 0.15 0.15125 0.1525 0.15375 0.155 0.15625 0.1575 0.15875 0.16 0.16125 0.1625 0.16375 0.165 0.16625 0.1675 0.16875 0.17 0.17125 0.1725 0.17375 0.175 0.17625 0.1775 0.17875 0.18 0.18125 0.1825 0.18375 0.185 0.18625 0.1875 0.18875 0.19 0.19125 0.1925 0.19375 0.195 0.19625 0.1975 0.19875 0.2 0.20125 0.2025 0.20375 0.205 0.20625 0.2075 0.20875 0.21 0.21125 0.2125 0.21375 0.215 0.21625 0.2175 0.21875 0.22 0.22125 0.2225 0.22375 0.225 0.22625 0.2275 0.22875 0.23 0.23125 0.2325 0.23375 0.235 0.23625 0.2375 0.23875 0.24 0.24125 0.2425 0.24375 0.245 0.24625 0.2475 0.24875 ], [0 0 0 0 0 0 0 0 0 0 0 0 0 0 0 0 0 4.7619 4.7619 9.52381 9.52381 9.52381 9.52381 9.52381 9.52381 9.52381 9.52381 9.52381 14.2857 14.2857 14.2857 14.2857 19.0476 19.0476 19.0476 23.8095 23.8095 28.5714 28.5714 33.3333 33.3333 33.3333 33.3333 33.3333 33.3333 33.3333 33.3333 33.3333 33.3333 33.3333 33.3333 33.3333 38.0952 47.619 47.619 47.619 47.619 47.619 47.619 47.619 52.381 52.381 52.381 57.1429 61.9048 61.9048 66.6667 66.6667 66.6667 66.6667 66.6667 76.1905 76.1905 76.1905 76.1905 76.1905 76.1905 76.1905 80.9524 80.9524 80.9524 80.9524 80.9524 80.9524 80.9524 80.9524 80.9524 80.9524 80.9524 80.9524 80.9524 80.9524 80.9524 80.9524 80.9524 80.9524 80.9524 80.9524 80.9524 80.9524 80.9524 80.9524 85.7143 95.2381 95.2381 95.2381 95.2381 95.2381 95.2381 95.2381 95.2381 95.2381 95.2381 95.2381 95.2381 95.2381 95.2381 95.2381 95.2381 95.2381 95.2381 95.2381 95.2381 95.2381 95.2381 95.2381 95.2381 95.2381 95.2381 100 100 100 100 100 100 100 100 100 100 100 100 100 100 100 100 100 100 100 100 100 100 100 100 100 100 100 100 100 100 100 100 100 100 100 100 100 100 100 100 100 100 100 100 100 100 100 100 100 100 100 100 100 100 100 100 100 100 100 100 100 100 100 100 100 100 100 100 100 100 100 ], 'LineWidth', 2);
hold all;
plot([0 0.00125 0.0025 0.00375 0.005 0.00625 0.0075 0.00875 0.01 0.01125 0.0125 0.01375 0.015 0.01625 0.0175 0.01875 0.02 0.02125 0.0225 0.02375 0.025 0.02625 0.0275 0.02875 0.03 0.03125 0.0325 0.03375 0.035 0.03625 0.0375 0.03875 0.04 0.04125 0.0425 0.04375 0.045 0.04625 0.0475 0.04875 0.05 0.05125 0.0525 0.05375 0.055 0.05625 0.0575 0.05875 0.06 0.06125 0.0625 0.06375 0.065 0.06625 0.0675 0.06875 0.07 0.07125 0.0725 0.07375 0.075 0.07625 0.0775 0.07875 0.08 0.08125 0.0825 0.08375 0.085 0.08625 0.0875 0.08875 0.09 0.09125 0.0925 0.09375 0.095 0.09625 0.0975 0.09875 0.1 0.10125 0.1025 0.10375 0.105 0.10625 0.1075 0.10875 0.11 0.11125 0.1125 0.11375 0.115 0.11625 0.1175 0.11875 0.12 0.12125 0.1225 0.12375 0.125 0.12625 0.1275 0.12875 0.13 0.13125 0.1325 0.13375 0.135 0.13625 0.1375 0.13875 0.14 0.14125 0.1425 0.14375 0.145 0.14625 0.1475 0.14875 0.15 0.15125 0.1525 0.15375 0.155 0.15625 0.1575 0.15875 0.16 0.16125 0.1625 0.16375 0.165 0.16625 0.1675 0.16875 0.17 0.17125 0.1725 0.17375 0.175 0.17625 0.1775 0.17875 0.18 0.18125 0.1825 0.18375 0.185 0.18625 0.1875 0.18875 0.19 0.19125 0.1925 0.19375 0.195 0.19625 0.1975 0.19875 0.2 0.20125 0.2025 0.20375 0.205 0.20625 0.2075 0.20875 0.21 0.21125 0.2125 0.21375 0.215 0.21625 0.2175 0.21875 0.22 0.22125 0.2225 0.22375 0.225 0.22625 0.2275 0.22875 0.23 0.23125 0.2325 0.23375 0.235 0.23625 0.2375 0.23875 0.24 0.24125 0.2425 0.24375 0.245 0.24625 0.2475 0.24875 ], [0 0 0 0 0 0 0 2.38095 2.38095 2.38095 2.38095 2.38095 4.7619 4.7619 4.7619 4.7619 4.7619 7.14286 7.14286 9.52381 9.52381 9.52381 9.52381 9.52381 11.9048 11.9048 11.9048 11.9048 14.2857 14.2857 16.6667 19.0476 21.4286 21.4286 21.4286 23.8095 23.8095 26.1905 28.5714 30.9524 30.9524 30.9524 30.9524 30.9524 30.9524 30.9524 33.3333 33.3333 33.3333 33.3333 33.3333 33.3333 35.7143 40.4762 40.4762 40.4762 42.8571 47.619 47.619 47.619 50 50 50 52.381 54.7619 57.1429 59.5238 59.5238 59.5238 59.5238 59.5238 66.6667 66.6667 66.6667 66.6667 66.6667 66.6667 66.6667 69.0476 69.0476 69.0476 69.0476 69.0476 69.0476 69.0476 69.0476 69.0476 69.0476 69.0476 69.0476 69.0476 71.4286 71.4286 71.4286 73.8095 73.8095 73.8095 73.8095 73.8095 73.8095 73.8095 73.8095 76.1905 80.9524 80.9524 80.9524 80.9524 83.3333 83.3333 85.7143 85.7143 85.7143 85.7143 85.7143 85.7143 85.7143 88.0952 88.0952 92.8571 92.8571 92.8571 92.8571 92.8571 92.8571 92.8571 92.8571 92.8571 92.8571 92.8571 95.2381 95.2381 95.2381 95.2381 95.2381 97.619 97.619 100 100 100 100 100 100 100 100 100 100 100 100 100 100 100 100 100 100 100 100 100 100 100 100 100 100 100 100 100 100 100 100 100 100 100 100 100 100 100 100 100 100 100 100 100 100 100 100 100 100 100 100 100 100 100 100 100 100 100 100 100 100 100 100 ], 'LineWidth', 2);
hold all;
plot([0 0.00125 0.0025 0.00375 0.005 0.00625 0.0075 0.00875 0.01 0.01125 0.0125 0.01375 0.015 0.01625 0.0175 0.01875 0.02 0.02125 0.0225 0.02375 0.025 0.02625 0.0275 0.02875 0.03 0.03125 0.0325 0.03375 0.035 0.03625 0.0375 0.03875 0.04 0.04125 0.0425 0.04375 0.045 0.04625 0.0475 0.04875 0.05 0.05125 0.0525 0.05375 0.055 0.05625 0.0575 0.05875 0.06 0.06125 0.0625 0.06375 0.065 0.06625 0.0675 0.06875 0.07 0.07125 0.0725 0.07375 0.075 0.07625 0.0775 0.07875 0.08 0.08125 0.0825 0.08375 0.085 0.08625 0.0875 0.08875 0.09 0.09125 0.0925 0.09375 0.095 0.09625 0.0975 0.09875 0.1 0.10125 0.1025 0.10375 0.105 0.10625 0.1075 0.10875 0.11 0.11125 0.1125 0.11375 0.115 0.11625 0.1175 0.11875 0.12 0.12125 0.1225 0.12375 0.125 0.12625 0.1275 0.12875 0.13 0.13125 0.1325 0.13375 0.135 0.13625 0.1375 0.13875 0.14 0.14125 0.1425 0.14375 0.145 0.14625 0.1475 0.14875 0.15 0.15125 0.1525 0.15375 0.155 0.15625 0.1575 0.15875 0.16 0.16125 0.1625 0.16375 0.165 0.16625 0.1675 0.16875 0.17 0.17125 0.1725 0.17375 0.175 0.17625 0.1775 0.17875 0.18 0.18125 0.1825 0.18375 0.185 0.18625 0.1875 0.18875 0.19 0.19125 0.1925 0.19375 0.195 0.19625 0.1975 0.19875 0.2 0.20125 0.2025 0.20375 0.205 0.20625 0.2075 0.20875 0.21 0.21125 0.2125 0.21375 0.215 0.21625 0.2175 0.21875 0.22 0.22125 0.2225 0.22375 0.225 0.22625 0.2275 0.22875 0.23 0.23125 0.2325 0.23375 0.235 0.23625 0.2375 0.23875 0.24 0.24125 0.2425 0.24375 0.245 0.24625 0.2475 0.24875 ], [0 0 0 0 2.77778 2.77778 2.77778 2.77778 5.55556 8.33333 13.8889 19.4444 19.4444 19.4444 19.4444 19.4444 22.2222 22.2222 22.2222 25 25 30.5556 30.5556 30.5556 33.3333 36.1111 36.1111 36.1111 41.6667 44.4444 47.2222 50 50 52.7778 52.7778 58.3333 61.1111 63.8889 66.6667 66.6667 66.6667 66.6667 69.4444 72.2222 72.2222 72.2222 72.2222 75 75 77.7778 80.5556 83.3333 83.3333 83.3333 83.3333 88.8889 88.8889 88.8889 88.8889 88.8889 88.8889 88.8889 88.8889 88.8889 94.4444 94.4444 94.4444 97.2222 97.2222 97.2222 97.2222 100 100 100 100 100 100 100 100 100 100 100 100 100 100 100 100 100 100 100 100 100 100 100 100 100 100 100 100 100 100 100 100 100 100 100 100 100 100 100 100 100 100 100 100 100 100 100 100 100 100 100 100 100 100 100 100 100 100 100 100 100 100 100 100 100 100 100 100 100 100 100 100 100 100 100 100 100 100 100 100 100 100 100 100 100 100 100 100 100 100 100 100 100 100 100 100 100 100 100 100 100 100 100 100 100 100 100 100 100 100 100 100 100 100 100 100 100 100 100 100 100 100 100 100 100 100 100 100 100 ], 'LineWidth', 2);
hold all;
plot([0 ], [0 ], 'LineWidth', 2);
hold all;
plot([0 0.00125 0.0025 0.00375 0.005 0.00625 0.0075 0.00875 0.01 0.01125 0.0125 0.01375 0.015 0.01625 0.0175 0.01875 0.02 0.02125 0.0225 0.02375 0.025 0.02625 0.0275 0.02875 0.03 0.03125 0.0325 0.03375 0.035 0.03625 0.0375 0.03875 0.04 0.04125 0.0425 0.04375 0.045 0.04625 0.0475 0.04875 0.05 0.05125 0.0525 0.05375 0.055 0.05625 0.0575 0.05875 0.06 0.06125 0.0625 0.06375 0.065 0.06625 0.0675 0.06875 0.07 0.07125 0.0725 0.07375 0.075 0.07625 0.0775 0.07875 0.08 0.08125 0.0825 0.08375 0.085 0.08625 0.0875 0.08875 0.09 0.09125 0.0925 0.09375 0.095 0.09625 0.0975 0.09875 0.1 0.10125 0.1025 0.10375 0.105 0.10625 0.1075 0.10875 0.11 0.11125 0.1125 0.11375 0.115 0.11625 0.1175 0.11875 0.12 0.12125 0.1225 0.12375 0.125 0.12625 0.1275 0.12875 0.13 0.13125 0.1325 0.13375 0.135 0.13625 0.1375 0.13875 0.14 0.14125 0.1425 0.14375 0.145 0.14625 0.1475 0.14875 0.15 0.15125 0.1525 0.15375 0.155 0.15625 0.1575 0.15875 0.16 0.16125 0.1625 0.16375 0.165 0.16625 0.1675 0.16875 0.17 0.17125 0.1725 0.17375 0.175 0.17625 0.1775 0.17875 0.18 0.18125 0.1825 0.18375 0.185 0.18625 0.1875 0.18875 0.19 0.19125 0.1925 0.19375 0.195 0.19625 0.1975 0.19875 0.2 0.20125 0.2025 0.20375 0.205 0.20625 0.2075 0.20875 0.21 0.21125 0.2125 0.21375 0.215 0.21625 0.2175 0.21875 0.22 0.22125 0.2225 0.22375 0.225 0.22625 0.2275 0.22875 0.23 0.23125 0.2325 0.23375 0.235 0.23625 0.2375 0.23875 0.24 0.24125 0.2425 0.24375 0.245 0.24625 0.2475 0.24875 ], [0 0 0 1.38889 1.38889 4.16667 4.16667 4.16667 4.16667 5.55556 5.55556 5.55556 6.94444 6.94444 6.94444 8.33333 8.33333 8.33333 8.33333 9.72222 12.5 12.5 13.8889 15.2778 16.6667 18.0556 22.2222 23.6111 23.6111 23.6111 23.6111 27.7778 29.1667 30.5556 31.9444 33.3333 33.3333 38.8889 38.8889 41.6667 43.0556 44.4444 47.2222 47.2222 54.1667 54.1667 54.1667 55.5556 56.9444 61.1111 62.5 65.2778 65.2778 66.6667 68.0556 68.0556 68.0556 69.4444 73.6111 73.6111 73.6111 75 76.3889 76.3889 77.7778 80.5556 81.9444 83.3333 83.3333 83.3333 83.3333 83.3333 83.3333 84.7222 84.7222 86.1111 86.1111 86.1111 86.1111 86.1111 87.5 87.5 87.5 87.5 87.5 91.6667 93.0556 93.0556 95.8333 95.8333 97.2222 97.2222 97.2222 97.2222 98.6111 98.6111 98.6111 98.6111 98.6111 98.6111 98.6111 98.6111 98.6111 98.6111 98.6111 98.6111 98.6111 98.6111 98.6111 98.6111 98.6111 98.6111 98.6111 98.6111 98.6111 98.6111 100 100 100 100 100 100 100 100 100 100 100 100 100 100 100 100 100 100 100 100 100 100 100 100 100 100 100 100 100 100 100 100 100 100 100 100 100 100 100 100 100 100 100 100 100 100 100 100 100 100 100 100 100 100 100 100 100 100 100 100 100 100 100 100 100 100 100 100 100 100 100 100 100 100 100 100 100 100 100 100 100 100 100 100 ], 'LineWidth', 2);
hold all;
plot([0 0.00125 0.0025 0.00375 0.005 0.00625 0.0075 0.00875 0.01 0.01125 0.0125 0.01375 0.015 0.01625 0.0175 0.01875 0.02 0.02125 0.0225 0.02375 0.025 0.02625 0.0275 0.02875 0.03 0.03125 0.0325 0.03375 0.035 0.03625 0.0375 0.03875 0.04 0.04125 0.0425 0.04375 0.045 0.04625 0.0475 0.04875 0.05 0.05125 0.0525 0.05375 0.055 0.05625 0.0575 0.05875 0.06 0.06125 0.0625 0.06375 0.065 0.06625 0.0675 0.06875 0.07 0.07125 0.0725 0.07375 0.075 0.07625 0.0775 0.07875 0.08 0.08125 0.0825 0.08375 0.085 0.08625 0.0875 0.08875 0.09 0.09125 0.0925 0.09375 0.095 0.09625 0.0975 0.09875 0.1 0.10125 0.1025 0.10375 0.105 0.10625 0.1075 0.10875 0.11 0.11125 0.1125 0.11375 0.115 0.11625 0.1175 0.11875 0.12 0.12125 0.1225 0.12375 0.125 0.12625 0.1275 0.12875 0.13 0.13125 0.1325 0.13375 0.135 0.13625 0.1375 0.13875 0.14 0.14125 0.1425 0.14375 0.145 0.14625 0.1475 0.14875 0.15 0.15125 0.1525 0.15375 0.155 0.15625 0.1575 0.15875 0.16 0.16125 0.1625 0.16375 0.165 0.16625 0.1675 0.16875 0.17 0.17125 0.1725 0.17375 0.175 0.17625 0.1775 0.17875 0.18 0.18125 0.1825 0.18375 0.185 0.18625 0.1875 0.18875 0.19 0.19125 0.1925 0.19375 0.195 0.19625 0.1975 0.19875 0.2 0.20125 0.2025 0.20375 0.205 0.20625 0.2075 0.20875 0.21 0.21125 0.2125 0.21375 0.215 0.21625 0.2175 0.21875 0.22 0.22125 0.2225 0.22375 0.225 0.22625 0.2275 0.22875 0.23 0.23125 0.2325 0.23375 0.235 0.23625 0.2375 0.23875 0.24 0.24125 0.2425 0.24375 0.245 0.24625 0.2475 0.24875 ], [0 0 0 0 2.77778 2.77778 2.77778 2.77778 5.55556 8.33333 13.8889 19.4444 19.4444 19.4444 19.4444 19.4444 22.2222 22.2222 22.2222 25 25 30.5556 30.5556 30.5556 33.3333 36.1111 36.1111 36.1111 41.6667 44.4444 47.2222 50 50 52.7778 52.7778 58.3333 61.1111 63.8889 66.6667 66.6667 66.6667 66.6667 69.4444 72.2222 72.2222 72.2222 72.2222 75 75 77.7778 80.5556 83.3333 83.3333 83.3333 83.3333 88.8889 88.8889 88.8889 88.8889 88.8889 88.8889 88.8889 88.8889 88.8889 94.4444 94.4444 94.4444 97.2222 97.2222 97.2222 97.2222 100 100 100 100 100 100 100 100 100 100 100 100 100 100 100 100 100 100 100 100 100 100 100 100 100 100 100 100 100 100 100 100 100 100 100 100 100 100 100 100 100 100 100 100 100 100 100 100 100 100 100 100 100 100 100 100 100 100 100 100 100 100 100 100 100 100 100 100 100 100 100 100 100 100 100 100 100 100 100 100 100 100 100 100 100 100 100 100 100 100 100 100 100 100 100 100 100 100 100 100 100 100 100 100 100 100 100 100 100 100 100 100 100 100 100 100 100 100 100 100 100 100 100 100 100 100 100 100 100 ], 'LineWidth', 2);
hold all;
plot([0 ], [0 ], 'LineWidth', 2);
hold all;
xlabel('Geodesic Error');
ylabel('% Correspondences');
set(gca,'XTick',0:.05:.25);
set(gca,'YTick',0:10:100);
title('SmallSet-BlendedMap-ClassesAccCorrs');
legend('Scape1', 'NRWcat', 'NRWcentaur', 'NRWhorse', 'NRWdog', 'NRWwolf', 'Fourleg', 'NRWmichael', 'NRWgorilla', 'NRWdavid', 'NRWvictoria', 'Human');
try
saveas(gcf, 'Results_SmallSet/matlabCTopSmallSet-BlendedMap-ClassesAccCorrs.jpg');
catch exception
	fprintf('[WARNING] Could not save Results_SmallSet/matlabCTopSmallSet-BlendedMap-ClassesAccCorrs\n');
end
figT4 = figure;
plot([0.111704 0.230663 ], [0 14 ], 'LineWidth', 2);
hold all;
plot([0.161885 ], [0 ], 'LineWidth', 2);
hold all;
plot([0 ], [0 ], 'LineWidth', 2);
hold all;
plot([0.0698394 0.240671 ], [0 33 ], 'LineWidth', 2);
hold all;
plot([0.0737788 0.220341 ], [0 33 ], 'LineWidth', 2);
hold all;
plot([0.161278 ], [0 ], 'LineWidth', 2);
hold all;
plot([0.170832 ], [0 ], 'LineWidth', 2);
hold all;
plot([0.088788 ], [0 ], 'LineWidth', 2);
hold all;
plot([0 ], [0 ], 'LineWidth', 2);
hold all;
plot([0.117699 ], [0 ], 'LineWidth', 2);
hold all;
plot([0.088788 ], [0 ], 'LineWidth', 2);
hold all;
plot([0 ], [0 ], 'LineWidth', 2);
hold all;
xlabel('Geodesic Error');
ylabel('% Correspondences');
set(gca,'XTick',0:.05:.25);
set(gca,'YTick',0:10:100);
title('SmallSet-BlendedMap-ClassesAccMeshes');
legend('Scape1', 'NRWcat', 'NRWcentaur', 'NRWhorse', 'NRWdog', 'NRWwolf', 'Fourleg', 'NRWmichael', 'NRWgorilla', 'NRWdavid', 'NRWvictoria', 'Human');
try
saveas(gcf, 'Results_SmallSet/matlabCTopSmallSet-BlendedMap-ClassesAccMeshes.jpg');
catch exception
	fprintf('[WARNING] Could not save Results_SmallSet/matlabCTopSmallSet-BlendedMap-ClassesAccMeshes\n');
end
